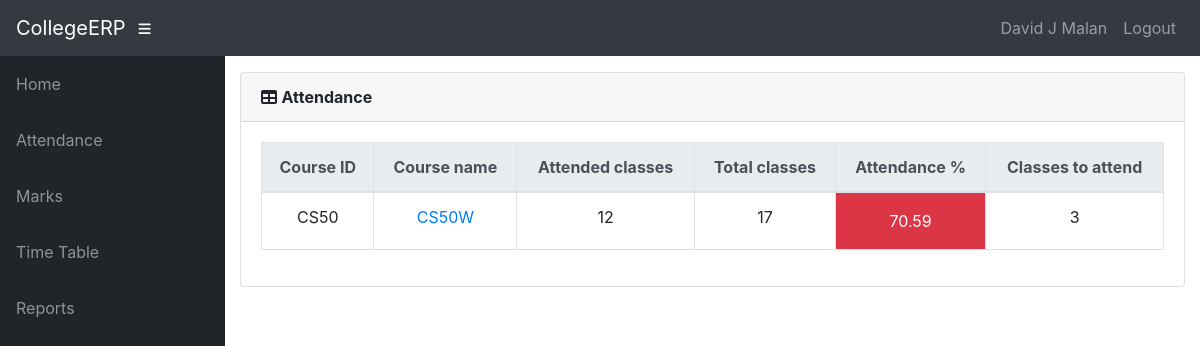
Screenshot of /info/student/Sj/attendance/ (signed in) with the database file from the repository.
### info/models.py (models this page shows, shortened)
class User(AbstractUser):
    @property
    def is_student(self):
        if hasattr(self, 'student'):
            return True
        return False
    @property
    def is_teacher(self):
        if hasattr(self, 'teacher'):
            return True
        return False

class Teacher(models.Model):
    user = models.OneToOneField(User, on_delete=models.CASCADE, null=True)
    id = models.CharField(primary_key=True, max_length=100)
    dept = models.ForeignKey(Dept, on_delete=models.CASCADE, default=1)
    name = models.CharField(max_length=100)
    sex = models.CharField(max_length=50, choices=sex_choice, default='Male')
    DOB = models.DateField(default='1980-01-01')

class AttendanceTotal(models.Model):
    course = models.ForeignKey(Course, on_delete=models.CASCADE)
    student = models.ForeignKey(Student, on_delete=models.CASCADE)
    class Meta:
        unique_together = (('student', 'course'),)
    @property
    def att_class(self):
        stud = Student.objects.get(name=self.student)
        cr = Course.objects.get(name=self.course)
        att_class = Attendance.objects.filter(course=cr, student=stud, status='True').count()
        return att_class
    @property
    def total_class(self):
        stud = Student.objects.get(name=self.student)
        cr = Course.objects.get(name=self.course)
        total_class = Attendance.objects.filter(course=cr, student=stud).count()
        return total_class
    @property
    def attendance(self):
        stud = Student.objects.get(name=self.student)
        cr = Course.objects.get(name=self.course)
        total_class = Attendance.objects.filter(course=cr, student=stud).count()
        att_class = Attendance.objects.filter(course=cr, student=stud, status='True').count()
        if total_class == 0:
            attendance = 0
        else:
            attendance = round(att_class / total_class * 100, 2)
        return attendance
    @property
    def classes_to_attend(self):
        stud = Student.objects.get(name=self.student)
        cr = Course.objects.get(name=self.course)
        total_class = Attendance.objects.filter(course=cr, student=stud).count()
        att_class = Attendance.objects.filter(course=cr, student=stud, status='True').count()
        cta = math.ceil((0.75*total_class - att_class)/0.25)
        if cta < 0:
            return 0
        return cta

class Course(models.Model):
    dept = models.ForeignKey(Dept, on_delete=models.CASCADE)
    id = models.CharField(primary_key='True', max_length=50)
    name = models.CharField(max_length=50)
    shortname = models.CharField(max_length=50, default='X')
    def __str__(self):
        return self.name

class Student(models.Model):
    user = models.OneToOneField(User, on_delete=models.CASCADE, null=True)
    class_id = models.ForeignKey(Class, on_delete=models.CASCADE, default=1)
    USN = models.CharField(primary_key='True', max_length=100)
    name = models.CharField(max_length=200)
    sex = models.CharField(max_length=50, choices=sex_choice, default='Male')
    DOB = models.DateField(default='1998-01-01')
    def __str__(self):
        return self.name

### info/views.py (the view)
# urls.py: path('student/<slug:stud_id>/attendance/', views.attendance, name='attendance'),
@login_required()
def attendance(request, stud_id):
    stud = Student.objects.get(USN=stud_id)
    ass_list = Assign.objects.filter(class_id_id=stud.class_id)
    att_list = []
    for ass in ass_list:
        try:
            a = AttendanceTotal.objects.get(student=stud, course=ass.course)
        except AttendanceTotal.DoesNotExist:
            a = AttendanceTotal(student=stud, course=ass.course)
            a.save()
        att_list.append(a)
    return render(request, 'info/attendance.html', {'att_list': att_list})

### info/templates/info/attendance.html
{% extends 'info/base.html' %}
    {% load static %}
    {% block content %}
                  <div class="card mb-3">
            <div class="card-header">
              <i class="fas fa-table"></i>
            <b>Attendance</b></div>
            <div class="card-body">
              <div class="table-responsive">
                <table class="table table-bordered text-center" id="dataTable" width="100%" cellspacing="0">
                  <thead class="thead-light ">
                    <tr>
                        <th>Course ID</th>
                        <th>Course name</th>
                        <th>Attended classes</th>
                        <th>Total classes</th>
                        <th>Attendance %</th>
                        <th>Classes to attend</th>
                    </tr>
                  </thead>
                  <tbody>
                    {% for a in att_list %}
                    <tr>
                        <td>{{ a.course_id }}</td>
                        <td><a href="{% url 'attendance_detail' a.student.USN a.course.id %}">{{a.course.name}}</a></td>
                        <td>{{ a.att_class }}</td>
                        <td>{{ a.total_class }}</td>
                        {% if a.attendance < 75 %}
                            <td class="p-3 mb-2 bg-danger text-white">{{ a.attendance }}</td>
                        {% else %}
                            <td class="p-3 mb-2 bg-success text-white">{{ a.attendance }}</td>
                        {% endif %}
                        <td>{{ a.classes_to_attend }}</td>
                    </tr>
                    {% empty %}
                            <p>student has no courses</p>
                    {% endfor %}
                  </tbody>
                </table>
              </div>
            </div>
          </div>
    {% endblock %}

### info/templates/info/base.html (shortened to what this page needs)
<!DOCTYPE html>
<html lang="en">
  <head>
      {% load static %}
    <link href="{% static '/info/bootstrap/vendor/bootstrap/css/bootstrap.min.css' %}" rel="stylesheet">
    <link href="{% static '/info/bootstrap/vendor/fontawesome-free/css/all.min.css' %}" rel="stylesheet" type="text/css">
    <link href="{% static '/info/bootstrap/vendor/datatables/dataTables.bootstrap4.css' %}" rel="stylesheet">
    <link href="{% static '/info/bootstrap/css/sb-admin.css' %}" rel="stylesheet">
  </head>
  <body id="page-top">
    <nav class="navbar navbar-expand navbar-dark bg-dark static-top">
      <a class="navbar-brand mr-1" href="{% url 'index' %}">CollegeERP</a>
      <button class="btn btn-link btn-sm text-white order-1 order-sm-0" id="sidebarToggle" href="#">
        <i class="fas fa-bars"></i>
      </button>
        <div class="collapse navbar-collapse" id="navbarResponsive">
          <ul class="navbar-nav ml-auto">
            <li class="nav-item">
                {% if request.user.is_student %}
                    <a class="nav-link text-capitalize">{{ request.user.student.name }}</a>
                {% elif request.user.is_teacher %}
                    <a class="nav-link text-capitalize">{{ request.user.teacher.name }}</a>
                {% endif %}
            </li>
            <li class="nav-item">
                <a class="nav-link" href="#" data-toggle="modal" data-target="#logoutModal">Logout</a>
            </li>
          </ul>
        </div>
    </nav>
    <div id="wrapper">
      <ul class="sidebar navbar-nav">
            <li class="nav-item">
              <a class="nav-link" href="{% url 'index' %}">
                <span>Home</span>
              </a>
            </li>
        {% if request.user.is_student %}
            <li class="nav-item">
              <a class="nav-link" href="{% url 'attendance' request.user.student.USN %}">
                <span>Attendance</span>
              </a>
            </li>
            <li class="nav-item">
              <a class="nav-link" href="{% url 'attendance' request.user.student.USN %}">
                <span>Attendance By Subject</span>
              </a>
            </li>
            <li class="nav-item">
              <a class="nav-link" href="{% url 'marks_list' request.user.student.USN %}">
                <span>Marks</span>
              </a>
            </li>
              <li class="nav-item">
              <a class="nav-link" href="{% url 'timetable' request.user.student.class_id_id %}">
                <span>Time Table</span>
              </a>
            </li>
        {% elif request.user.is_teacher %}
            <li class="nav-item">
              <a class="nav-link" href="{% url 't_clas' request.user.teacher.id 1 %}">
                <span>Attendance</span>
              </a>
            </li>
            <li class="nav-item">
              <a class="nav-link" href="{% url 't_clas' request.user.teacher.id 2 %}">
                <span>Marks</span>
              </a>
            </li>
              <li class="nav-item">
              <a class="nav-link" href="{% url 't_timetable' request.user.teacher.id %}">
                <span>Time Table</span>
              </a>
            </li>
            <li class="nav-item">
              <a class="nav-link" href="{% url 't_clas' request.user.teacher.id 3 %}">
                <span>Reports</span>
              </a>
            </li>
        {% endif %}
      </ul>
      <div id="content-wrapper">
        <div class="container-fluid">
            {% block content %}
            {% endblock %}
        </div>
      </div>
    </div>
  </body>
</html>

### rows the page displays
User: user.teacher.name "David J Malan"
AttendanceTotal: course_id "CS50", course.name "CS50W", att_class "12", total_class "17", attendance "70.59", classes_to_attend "3"
